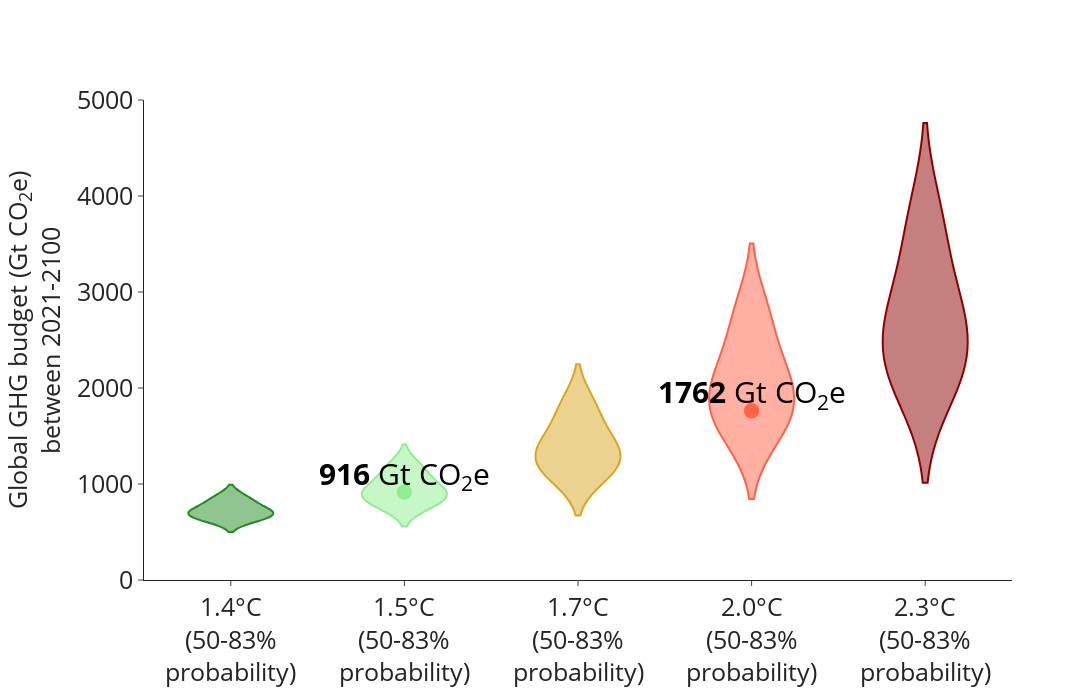

The notebook cell saved with this chart:
### Code cell
fig = make_subplots(rows=1, cols=1,
                    horizontal_spacing = 0.07, vertical_spacing=0.06)

for T_i, T in enumerate([1.4, 1.5, 1.7, 2.0, 2.3]):
    vals = np.array(xr_dataread.Budget.sel(Temperature=T)).flatten()
    # fig.add_traces(go.Violin(x=[str(T)+"&deg;C<br>(50-83%<br>probability)"]*len(vals),
    #                         y=vals,
    #                         showlegend=False,
    #                         points=False,
    #                         opacity=0.3,
    #                         line_color=['forestgreen', 'lightgreen', 'goldenrod', 'tomato', 'darkred'][T_i]), 1, 1
    #                 )
    # vals = np.array(xr_dataread.Budget.sel(Temperature=T)).flatten()
    # fig.add_traces(go.Violin(x=[str(T)+"&deg;C<br>(50-83%<br>probability)"]*len(vals),
    #                         y=vals,
    #                         showlegend=False,
    #                         points=False,
    #                         opacity=0.3,
    #                         line_color=['forestgreen', 'lightgreen', 'goldenrod', 'tomato', 'darkred'][T_i]), 1, 1
    #                 )
    vals = np.array(xr_dataread.Budget.sel(Temperature=T)).flatten()
    fig.add_traces(go.Violin(x=[str(T)+"&deg;C<br>(50-83%<br>probability)"]*len(vals),
                            y=vals,
                            showlegend=False,
                            points=False,
                            line_color=['forestgreen', 'lightgreen', 'goldenrod', 'tomato', 'darkred'][T_i]), 1, 1
                    )
for i in range(2):
    temp = [1.5, 2.0][i]
    risk = [0.5, 0.33][i]
    val = float(xr_dataread.Budget.sel(Temperature=temp, Risk=risk))
    fig.add_traces(go.Scatter(x=[str(temp)+"&deg;C<br>(50-83%<br>probability)", str(temp)+"&deg;C<br>(50-83%<br>probability)"],
                            y=[val, val],
                            line={'color': ['lightgreen', 'tomato'][i], 'width': 0.75, 'dash':'dot'},
                            marker={'size': 15},
                            mode='lines+markers',
                            showlegend=False), 1, 1
            )
    fig.add_traces(go.Scatter(x=[str(temp)+"&deg;C<br>(50-83%<br>probability)"],
                            y=[val],
                            text="<b>"+str(int(np.round(val, 0)))+'</b> Gt CO<sub>2</sub>e',
                            line={'color': ['lightgreen', 'tomato'][i], 'width': 0.5},
                            textfont={'color': 'black', 'size': 30},
                            textposition='top center',
                            mode='text',
                            showlegend=False), 1, 1
            )
    
fig.update_layout(height=700, width=1500, template='simple_white')
fig.update_layout(
    yaxis=dict(tickfont=dict(size=25), title='Global GHG budget (Gt CO<sub>2</sub>e)<br>between 2021-2100', titlefont=dict(size=25)),
    xaxis=dict(tickfont=dict(size=25))
)
fig.update_yaxes(range=(0, 5000))
fig.update_layout(legend=dict(x=1, y=1, xanchor='right', yanchor='top'))
fig.show()
fig.write_image("X:/user/dekkerm/Projects/ECEMF_T5.2/Figures/Presentations/GlobalBudgets.png", scale=3)

### Figure 1 — Plotly figure (JSON) as saved in the notebook; plotly's stock layout.template omitted (floating-point values rounded to 4 significant figures)
{"data": [{"line": {"color": "forestgreen"}, "points": false, "showlegend": false, "type": "violin", "x": ["1.4&deg;C<br>(50-83%<br>probability)", "1.4&deg;C<br>(50-83%<br>probability)", "1.4&deg;C<br>(50-83%<br>probability)", "1.4&deg;C<br>(50-83%<br>probability)", "1.4&deg;C<br>(50-83%<br>probability)"], "xaxis": "x", "y": [634.1, 671.2, 707.9, 761.0, 857.9], "yaxis": "y"}, {"line": {"color": "lightgreen"}, "points": false, "showlegend": false, "type": "violin", "x": ["1.5&deg;C<br>(50-83%<br>probability)", "1.5&deg;C<br>(50-83%<br>probability)", "1.5&deg;C<br>(50-83%<br>probability)", "1.5&deg;C<br>(50-83%<br>probability)", "1.5&deg;C<br>(50-83%<br>probability)"], "xaxis": "x", "y": [789.8, 853.0, 916.4, 1009.0, 1178.0], "yaxis": "y"}, {"line": {"color": "goldenrod"}, "points": false, "showlegend": false, "type": "violin", "x": ["1.7&deg;C<br>(50-83%<br>probability)", "1.7&deg;C<br>(50-83%<br>probability)", "1.7&deg;C<br>(50-83%<br>probability)", "1.7&deg;C<br>(50-83%<br>probability)", "1.7&deg;C<br>(50-83%<br>probability)"], "xaxis": "x", "y": [1101.0, 1217.0, 1333.0, 1505.0, 1818.0], "yaxis": "y"}, {"line": {"color": "tomato"}, "points": false, "showlegend": false, "type": "violin", "x": ["2.0&deg;C<br>(50-83%<br>probability)", "2.0&deg;C<br>(50-83%<br>probability)", "2.0&deg;C<br>(50-83%<br>probability)", "2.0&deg;C<br>(50-83%<br>probability)", "2.0&deg;C<br>(50-83%<br>probability)"], "xaxis": "x", "y": [1568.0, 1762.0, 1959.0, 2248.0, 2779.0], "yaxis": "y"}, {"line": {"color": "darkred"}, "points": false, "showlegend": false, "type": "violin", "x": ["2.3&deg;C<br>(50-83%<br>probability)", "2.3&deg;C<br>(50-83%<br>probability)", "2.3&deg;C<br>(50-83%<br>probability)", "2.3&deg;C<br>(50-83%<br>probability)", "2.3&deg;C<br>(50-83%<br>probability)"], "xaxis": "x", "y": [2035.0, 2307.0, 2584.0, 2992.0, 3740.0], "yaxis": "y"}, {"line": {"color": "lightgreen", "dash": "dot", "width": 0.75}, "marker": {"size": 15}, "mode": "lines+markers", "showlegend": false, "type": "scatter", "x": ["1.5&deg;C<br>(50-83%<br>probability)", "1.5&deg;C<br>(50-83%<br>probability)"], "xaxis": "x", "y": [916.4, 916.4], "yaxis": "y"}, {"line": {"color": "lightgreen", "width": 0.5}, "mode": "text", "showlegend": false, "text": "<b>916</b> Gt CO<sub>2</sub>e", "textfont": {"color": "black", "size": 30}, "textposition": "top center", "type": "scatter", "x": ["1.5&deg;C<br>(50-83%<br>probability)"], "xaxis": "x", "y": [916.4], "yaxis": "y"}, {"line": {"color": "tomato", "dash": "dot", "width": 0.75}, "marker": {"size": 15}, "mode": "lines+markers", "showlegend": false, "type": "scatter", "x": ["2.0&deg;C<br>(50-83%<br>probability)", "2.0&deg;C<br>(50-83%<br>probability)"], "xaxis": "x", "y": [1762.0, 1762.0], "yaxis": "y"}, {"line": {"color": "tomato", "width": 0.5}, "mode": "text", "showlegend": false, "text": "<b>1762</b> Gt CO<sub>2</sub>e", "textfont": {"color": "black", "size": 30}, "textposition": "top center", "type": "scatter", "x": ["2.0&deg;C<br>(50-83%<br>probability)"], "xaxis": "x", "y": [1762.0], "yaxis": "y"}], "layout": {"height": 700, "legend": {"x": 1, "xanchor": "right", "y": 1, "yanchor": "top"}, "width": 1500, "xaxis": {"anchor": "y", "domain": [0, 1], "tickfont": {"size": 25}}, "yaxis": {"anchor": "x", "domain": [0, 1], "range": [0, 5000], "tickfont": {"size": 25}, "title": {"font": {"size": 25}, "text": "Global GHG budget (Gt CO<sub>2</sub>e)<br>between 2021-2100"}}}}
